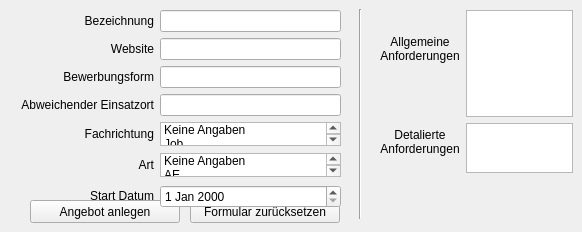
      <widget class="QWidget" name="tab2Angebote">
       <attribute name="title">
        <string>Ausbilding, Praktika und Jobangebote</string>
       </attribute>
       <widget class="QPushButton" name="angebotAnlegen">
        <property name="geometry">
         <rect>
          <x>30</x>
          <y>200</y>
          <width>150</width>
          <height>23</height>
         </rect>
        </property>
        <property name="minimumSize">
         <size>
          <width>0</width>
          <height>23</height>
         </size>
        </property>
        <property name="maximumSize">
         <size>
          <width>16777215</width>
          <height>23</height>
         </size>
        </property>
        <property name="text">
         <string>Angebot anlegen</string>
        </property>
       </widget>
       <widget class="QPushButton" name="angebotReset">
        <property name="geometry">
         <rect>
          <x>190</x>
          <y>200</y>
          <width>150</width>
          <height>23</height>
         </rect>
        </property>
        <property name="minimumSize">
         <size>
          <width>0</width>
          <height>23</height>
         </size>
        </property>
        <property name="maximumSize">
         <size>
          <width>16777215</width>
          <height>23</height>
         </size>
        </property>
        <property name="text">
         <string>Formular zurücksetzen</string>
        </property>
       </widget>
       <widget class="Line" name="line">
        <property name="geometry">
         <rect>
          <x>350</x>
          <y>9</y>
          <width>20</width>
          <height>210</height>
         </rect>
        </property>
        <property name="orientation">
         <enum>Qt::Vertical</enum>
        </property>
       </widget>
       <widget class="QWidget" name="layoutWidget">
        <property name="geometry">
         <rect>
          <x>380</x>
          <y>10</y>
          <width>193</width>
          <height>203</height>
         </rect>
        </property>
        <layout class="QHBoxLayout" name="horizontalLayout_8">
         <item>
          <layout class="QVBoxLayout" name="verticalLayout_11">
           <item>
            <spacer name="verticalSpacer_5">
             <property name="orientation">
              <enum>Qt::Vertical</enum>
             </property>
             <property name="sizeType">
              <enum>QSizePolicy::Fixed</enum>
             </property>
             <property name="sizeHint" stdset="0">
              <size>
               <width>20</width>
               <height>25</height>
              </size>
             </property>
            </spacer>
           </item>
           <item>
            <widget class="QLabel" name="label_30">
             <property name="text">
              <string>&lt;html&gt;&lt;head/&gt;&lt;body&gt;&lt;p align=&quot;center&quot;&gt;Allgemeine &lt;br/&gt;Anforderungen&lt;/p&gt;&lt;/body&gt;&lt;/html&gt;</string>
             </property>
            </widget>
           </item>
           <item>
            <spacer name="verticalSpacer_3">
             <property name="orientation">
              <enum>Qt::Vertical</enum>
             </property>
             <property name="sizeType">
              <enum>QSizePolicy::Fixed</enum>
             </property>
             <property name="sizeHint" stdset="0">
              <size>
               <width>0</width>
               <height>0</height>
              </size>
             </property>
            </spacer>
           </item>
           <item>
            <spacer name="verticalSpacer_7">
             <property name="orientation">
              <enum>Qt::Vertical</enum>
             </property>
             <property name="sizeHint" stdset="0">
              <size>
               <width>20</width>
               <height>40</height>
              </size>
             </property>
            </spacer>
           </item>
           <item>
            <widget class="QLabel" name="label_29">
             <property name="text">
              <string>&lt;html&gt;&lt;head/&gt;&lt;body&gt;&lt;p align=&quot;center&quot;&gt;Detalierte&lt;br/&gt;Anforderungen&lt;/p&gt;&lt;/body&gt;&lt;/html&gt;</string>
             </property>
            </widget>
           </item>
           <item>
            <spacer name="verticalSpacer_6">
             <property name="orientation">
              <enum>Qt::Vertical</enum>
             </property>
             <property name="sizeType">
              <enum>QSizePolicy::Fixed</enum>
             </property>
             <property name="sizeHint" stdset="0">
              <size>
               <width>20</width>
               <height>57</height>
              </size>
             </property>
            </spacer>
           </item>
          </layout>
         </item>
         <item>
          <layout class="QVBoxLayout" name="verticalLayout_10">
           <item>
            <widget class="QPlainTextEdit" name="angebotAnforderungen"/>
           </item>
           <item>
            <layout class="QHBoxLayout" name="horizontalLayout_6">
             <item>
              <widget class="QPlainTextEdit" name="angebotAnforderungenZusatz">
               <property name="maximumSize">
                <size>
                 <width>186</width>
                 <height>50</height>
                </size>
               </property>
               <property name="plainText">
                <string/>
               </property>
              </widget>
             </item>
            </layout>
           </item>
           <item>
            <spacer name="verticalSpacer_4">
             <property name="orientation">
              <enum>Qt::Vertical</enum>
             </property>
             <property name="sizeType">
              <enum>QSizePolicy::Fixed</enum>
             </property>
             <property name="sizeHint" stdset="0">
              <size>
               <width>20</width>
               <height>40</height>
              </size>
             </property>
            </spacer>
           </item>
          </layout>
         </item>
        </layout>
       </widget>
       <widget class="QWidget" name="gridLayoutWidget">
        <property name="geometry">
         <rect>
          <x>20</x>
          <y>10</y>
          <width>321</width>
          <height>202</height>
         </rect>
        </property>
        <layout class="QGridLayout" name="gridLayout_15">
         <item row="10" column="0">
          <widget class="QLabel" name="label_33">
           <property name="text">
            <string>&lt;html&gt;&lt;head/&gt;&lt;body&gt;&lt;p align=&quot;right&quot;&gt;Fachrichtung&lt;/p&gt;&lt;/body&gt;&lt;/html&gt;</string>
           </property>
          </widget>
         </item>
         <item row="5" column="1">
          <widget class="QLineEdit" name="angebotWebsite"/>
         </item>
         <item row="5" column="0">
          <widget class="QLabel" name="label_36">
           <property name="text">
            <string>&lt;html&gt;&lt;head/&gt;&lt;body&gt;&lt;p align=&quot;right&quot;&gt;Website&lt;/p&gt;&lt;/body&gt;&lt;/html&gt;</string>
           </property>
          </widget>
         </item>
         <item row="10" column="1">
          <widget class="QListWidget" name="angebotFachrichtung">
           <property name="maximumSize">
            <size>
             <width>16777215</width>
             <height>24</height>
            </size>
           </property>
           <item>
            <property name="text">
             <string>Keine Angaben</string>
            </property>
           </item>
           <item>
            <property name="text">
             <string>Job</string>
            </property>
           </item>
           <item>
            <property name="text">
             <string>Ausbildung</string>
            </property>
           </item>
           <item>
            <property name="text">
             <string>Praktikum</string>
            </property>
           </item>
          </widget>
         </item>
         <item row="11" column="0">
          <widget class="QLabel" name="label_31">
           <property name="minimumSize">
            <size>
             <width>0</width>
             <height>27</height>
            </size>
           </property>
           <property name="text">
            <string>&lt;html&gt;&lt;head/&gt;&lt;body&gt;&lt;p align=&quot;right&quot;&gt;Art&lt;/p&gt;&lt;/body&gt;&lt;/html&gt;</string>
           </property>
          </widget>
         </item>
         <item row="9" column="1">
          <widget class="QLineEdit" name="angebotEinsatzortAbw"/>
         </item>
         <item row="9" column="0">
          <widget class="QLabel" name="label_28">
           <property name="text">
            <string>&lt;html&gt;&lt;head/&gt;&lt;body&gt;&lt;p align=&quot;right&quot;&gt;Abweichender Einsatzort&lt;/p&gt;&lt;/body&gt;&lt;/html&gt;</string>
           </property>
          </widget>
         </item>
         <item row="13" column="1">
          <widget class="QDateEdit" name="angebotDate"/>
         </item>
         <item row="2" column="1">
          <widget class="QLineEdit" name="angebotBezeichnung"/>
         </item>
         <item row="8" column="1">
          <widget class="QLineEdit" name="angebotForm"/>
         </item>
         <item row="2" column="0">
          <widget class="QLabel" name="label_27">
           <property name="text">
            <string>&lt;html&gt;&lt;head/&gt;&lt;body&gt;&lt;p align=&quot;right&quot;&gt;Bezeichnung&lt;/p&gt;&lt;/body&gt;&lt;/html&gt;</string>
           </property>
          </widget>
         </item>
         <item row="11" column="1">
          <widget class="QListWidget" name="angebotArt">
           <property name="minimumSize">
            <size>
             <width>0</width>
             <height>0</height>
            </size>
           </property>
           <property name="maximumSize">
            <size>
             <width>16777215</width>
             <height>24</height>
            </size>
           </property>
           <property name="movement">
            <enum>QListView::Static</enum>
           </property>
           <property name="isWrapping" stdset="0">
            <bool>false</bool>
           </property>
           <property name="resizeMode">
            <enum>QListView::Fixed</enum>
           </property>
           <property name="layoutMode">
            <enum>QListView::SinglePass</enum>
           </property>
           <item>
            <property name="text">
             <string>Keine Angaben</string>
            </property>
           </item>
           <item>
            <property name="text">
             <string>AE</string>
            </property>
           </item>
           <item>
            <property name="text">
             <string>SI</string>
            </property>
           </item>
           <item>
            <property name="text">
             <string>ITSK</string>
            </property>
           </item>
          </widget>
         </item>
         <item row="13" column="0">
          <widget class="QLabel" name="label_34">
           <property name="text">
            <string>&lt;html&gt;&lt;head/&gt;&lt;body&gt;&lt;p align=&quot;right&quot;&gt;Start Datum&lt;/p&gt;&lt;/body&gt;&lt;/html&gt;</string>
           </property>
          </widget>
         </item>
         <item row="8" column="0">
          <widget class="QLabel" name="label_35">
           <property name="text">
            <string>&lt;html&gt;&lt;head/&gt;&lt;body&gt;&lt;p align=&quot;right&quot;&gt;Bewerbungsform&lt;/p&gt;&lt;/body&gt;&lt;/html&gt;</string>
           </property>
          </widget>
         </item>
        </layout>
       </widget>
      </widget>
